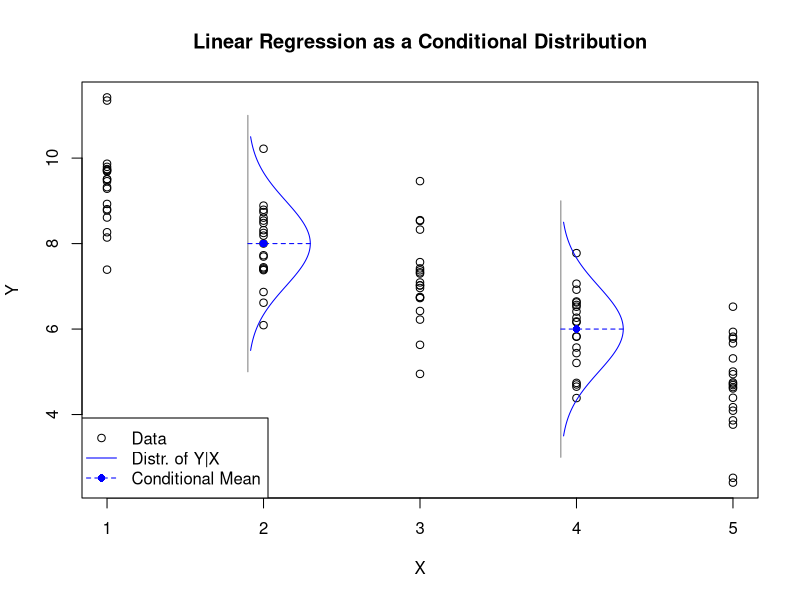
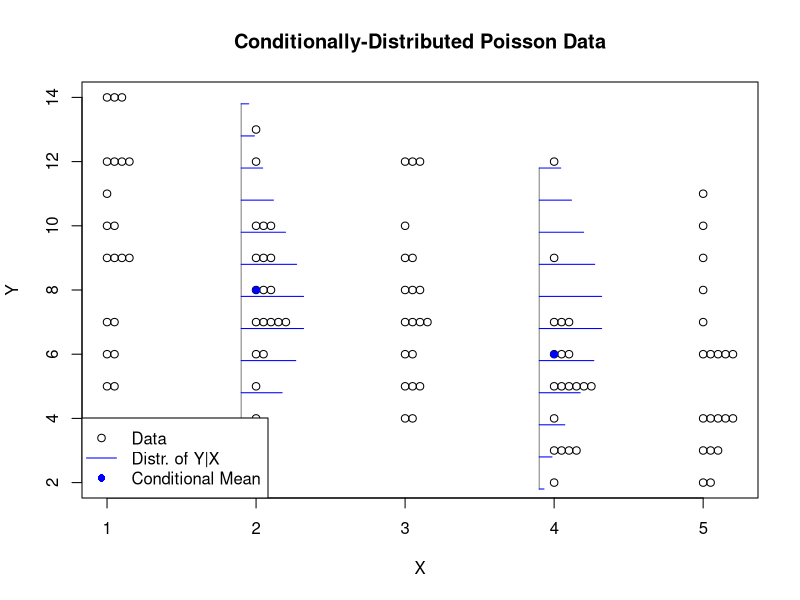
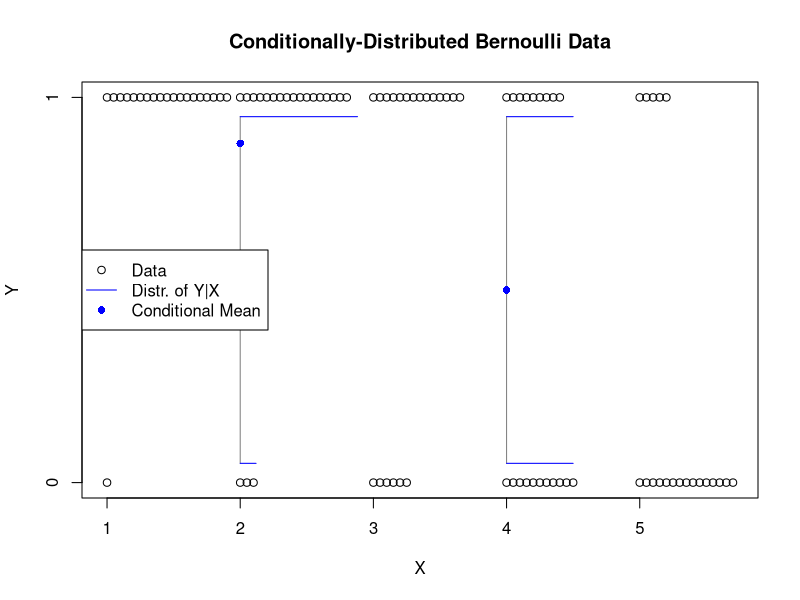
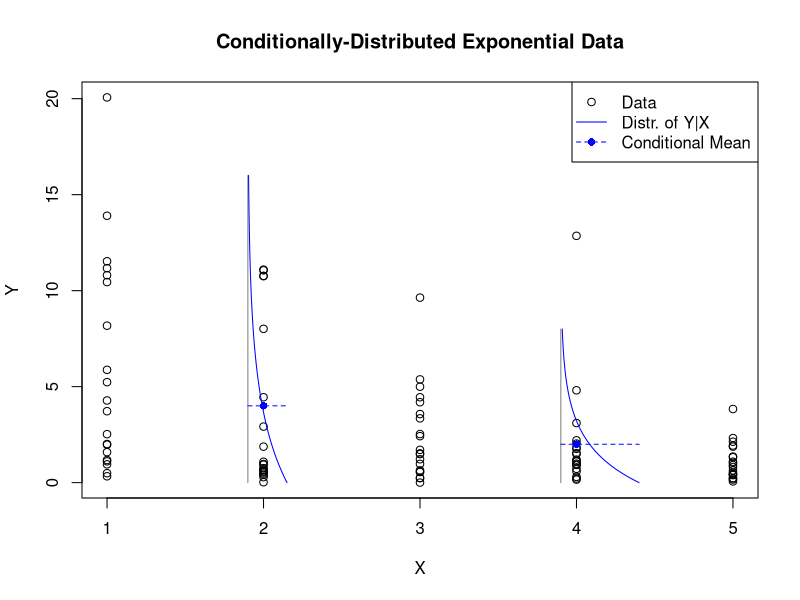

The R source for these figures, in order:
## ---- chunk 1
#| code-fold: true
#| fig-cap: "Regression targets presented as conditionally normal data"
set.seed(1892)
glm.norm.y <- 10 - rep(1:5,each=20) + rnorm(100)
plot(rep(1:5,each=20),glm.norm.y,ylab='Y',xlab='X',
     main='Linear Regression as a Conditional Distribution')
segments(x0=c(1.9,3.9),y0=c(5,3),y1=c(11,9),col='grey50')
lines(1.9+dnorm(seq(10.5,5.5,-0.05),8,1),seq(10.5,5.5,-0.05),
      col='#0000ff')
lines(3.9+dnorm(seq(8.5,3.5,-0.05),6,1),seq(8.5,3.5,-0.05),
      col='#0000ff')
segments(x0=c(1.9,3.9),y0=c(8,6),x1=c(1.9,3.9)+dnorm(0),col='#0000ff',lty=2)
points(c(2,4),c(8,6),pch=16,col='#0000ff')
legend(x='bottomleft',pch=c(1,NA,16),lty=c(NA,1,2),
       col=c('black','#0000ff','#0000ff'),
       legend=c('Data','Distr. of Y|X','Conditional Mean'))
## ---- chunk 2
#| code-fold: true
#| fig-cal: "Conditionally-distributed Poisson data"
glm.pois.y <- rpois(100,10 - rep(1:5,each=20))
glm.pois.y <- unlist(tapply(glm.pois.y,rep(1:5,each=20),function(z) sort(z)))
glm.pois.counts <- unlist(tapply(glm.pois.y,rep(1:5,each=20),function(z) 
  unlist(tapply(z,z,function(y) 1:length(y)-1))))
plot(rep(1:5,each=20)+glm.pois.counts/20,glm.pois.y,ylab='Y',xlab='X',
     main='Conditionally-Distributed Poisson Data',ylim=c(2,14))
segments(x0=c(1.9,3.9),y0=c(13.8,11.8),y1=c(3.8,1.8),col='grey50')
segments(x0=1.9,x1=1.9+3*dpois(14:4,8),y0=14:4-0.2,col='#0000ff')
segments(x0=3.9,x1=3.9+3*dpois(12:2,8),y0=12:2-0.2,col='#0000ff')
points(c(2,4),c(8,6),pch=16,col='#0000ff')
legend(x='bottomleft',pch=c(1,NA,16),lty=c(NA,1,NA),
       col=c('black','#0000ff','#0000ff'),
       legend=c('Data','Distr. of Y|X','Conditional Mean'))
## ---- chunk 3
#| code-fold: true
#| fig-cap: "Conditionally-distributed Bernoulli data"
glm.bin.y <- rbinom(100,1,exp(rep(3:-1,each=20))/(1+exp(rep(3:-1,each=20))))
glm.bin.y <- unlist(tapply(glm.bin.y,rep(1:5,each=20),function(z) sort(z)))
glm.bin.counts <- unlist(tapply(glm.bin.y,rep(1:5,each=20),function(z) 
  unlist(tapply(z,z,function(y) 1:length(y)-1))))
plot(rep(1:5,each=20)+glm.bin.counts/20,glm.bin.y,ylab='Y',xlab='X',
     main='Conditionally-Distributed Bernoulli Data',yaxt='n')
axis(side=2,at=0:1)
segments(x0=c(2,4),y0=c(0.05,0.05),y1=c(0.95,0.95),col='grey50')
segments(x0=c(2,4),x1=c(3,5)-exp(c(2,0))/(1+exp(c(2,0))),y0=0.05,col='#0000ff')
segments(x0=c(2,4),x1=c(2,4)+exp(c(2,0))/(1+exp(c(2,0))),y0=0.95,col='#0000ff')
points(c(2,4),exp(c(2,0))/(1+exp(c(2,0))),pch=16,col='#0000ff')
legend(x='left',pch=c(1,NA,16),lty=c(NA,1,NA),
       col=c('black','#0000ff','#0000ff'),
       legend=c('Data','Distr. of Y|X','Conditional Mean'))
## ---- chunk 4
#| code-fold: true
#| fig-cap: "Conditionally-distributed exponential data"
glm.exp.y <- rexp(100,1/rep(5:1,each=20))
plot(rep(1:5,each=20),glm.exp.y,ylab='Y',xlab='X',
     main='Conditionally-Distributed Exponential Data')
segments(x0=c(1.9,3.9),y0=c(0,0),y1=c(16,8),col='grey50')
lines(1.9+dexp(seq(16,0,-0.1),1/4),seq(16,0,-0.1),col='#0000ff')
lines(3.9+dexp(seq(8,0,-0.05),1/2),seq(8,0,-0.05),col='#0000ff')
segments(x0=c(1.9,3.9),y0=c(4,2),x1=c(1.9,3.9)+c(1/4,1/2),col='#0000ff',lty=2)
points(c(2,4),c(4,2),pch=16,col='#0000ff')
legend(x='topright',pch=c(1,NA,16),lty=c(NA,1,2),
       col=c('black','#0000ff','#0000ff'),
       legend=c('Data','Distr. of Y|X','Conditional Mean'))
